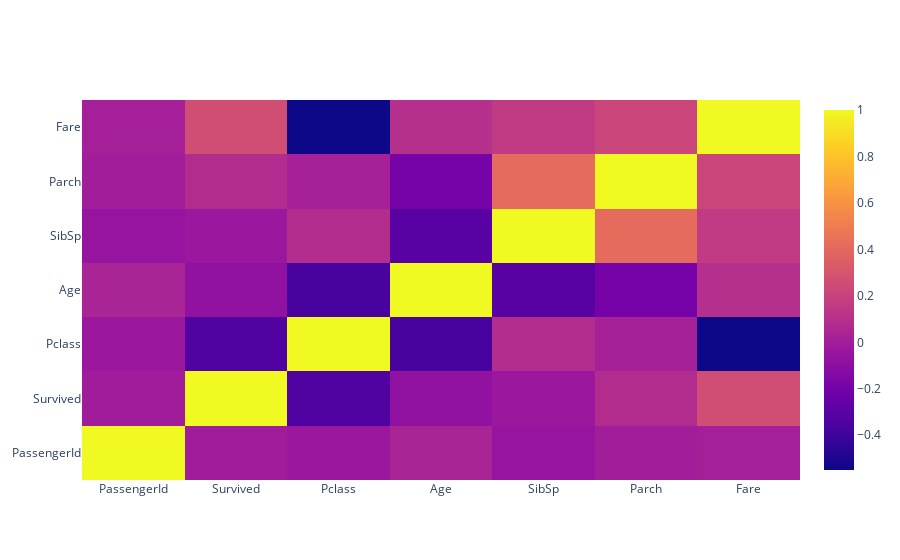

The cell this chart's notebook holds for it:
### Markdown cell above
## 5.6 Heatmap

### Code cell
# Checking correlation between features to understand relative trends/comparisons before feature engineering
z = train.corr()
trace = go.Heatmap(
    z = z,
    x = z.columns,
    y = z.columns
)
iplot([trace])

### Figure 1 — Plotly figure (JSON) as saved in the notebook; plotly's stock layout.template omitted (floating-point values rounded to 4 significant figures)
{"data": [{"type": "heatmap", "x": ["PassengerId", "Survived", "Pclass", "Age", "SibSp", "Parch", "Fare"], "y": ["PassengerId", "Survived", "Pclass", "Age", "SibSp", "Parch", "Fare"], "z": [[1.0, -0.005007, -0.03514, 0.03685, -0.05753, -0.001652, 0.01266], [-0.005007, 1.0, -0.3385, -0.07722, -0.03532, 0.08163, 0.2573], [-0.03514, -0.3385, 1.0, -0.3692, 0.08308, 0.01844, -0.5495], [0.03685, -0.07722, -0.3692, 1.0, -0.3082, -0.1891, 0.09607], [-0.05753, -0.03532, 0.08308, -0.3082, 1.0, 0.4148, 0.1597], [-0.001652, 0.08163, 0.01844, -0.1891, 0.4148, 1.0, 0.2162], [0.01266, 0.2573, -0.5495, 0.09607, 0.1597, 0.2162, 1.0]]}], "layout": {}}
